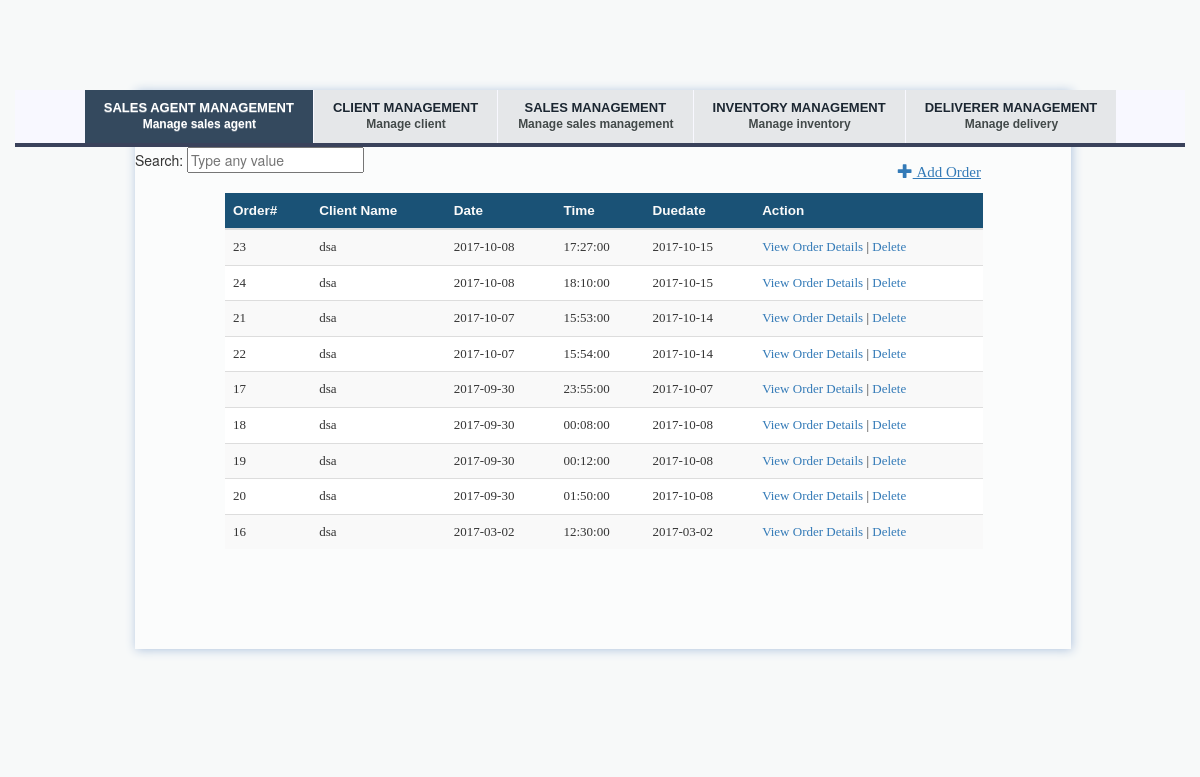
Page /index.php/knoxville/viewOrders on the committed database.
### tables this page shows
CREATE TABLE `client_order` (
  `orderID` int(11) NOT NULL,
  `date` date NOT NULL,
  `time` time NOT NULL,
  `due` date NOT NULL,
  `userID` varchar(20) NOT NULL,
  `clientID` int(11) NOT NULL
);

CREATE TABLE `client` (
  `clientID` int(11) NOT NULL,
  `client_name` varchar(50) NOT NULL,
  `address` varchar(50) NOT NULL,
  `contact_no` varchar(11) NOT NULL
);

### application/controllers/knoxville.php (called while the page is built, shortened)
<?php
class Knoxville extends CI_Controller {
    public function __construct(){
        $this->load->model('client_model','Client');
        $this->load->model('sales_agent_model','SalesAgent');
		$this->load->model('order_model','Order');
		$this->load->model('item_model','Item');
		$this->load->model('transaction_model','Transaction');
		$this->load->model('deliverer_model','Deliverer');
		$this->load->model('shipment_model','Shipment');
		$this->load->model('shipment_status_model','ShipStatus');
    }
	public function viewOrders(){
        $result_array = $this->Order->read();
        $data['orders'] = $result_array;
		$result_array = $this->Client->read();
		$data['clients'] = $result_array;
		$header_data['title'] = "View Sales";
		$this->load->view('include/header',$header_data);
        $this->load->view('order_view',$data);
    }
}

### index.php (called while the page is built, shortened)
<?php
require_once BASEPATH.'core/CodeIgniter.php';

### application/models/order_model.php (called while the page is built, shortened)
<?php
class Order_model extends CI_Model {
    private $table = 'client_order';
    function read($condition=null){
        $this->db->select('*');
        $this->db->from($this->table);
        $this->db->order_by('date','desc');
        $query = $this->db->get();
        if($query->num_rows()>0)
            return $query->result_array();
        else
            return false;
    }
}
?>

### application/models/client_model.php (called while the page is built, shortened)
<?php
class Client_model extends CI_Model {
    private $table = 'client';
    function read($condition=null){
        $this->db->select('*');
        $this->db->from($this->table);
        $query = $this->db->get();
        if($query->num_rows()>0)
            return $query->result_array();
        else
            return false;
    }
}
?>

### application/views/order_view.php (the view, shortened to what this page needs)
<!DOCTYPE html>
<div class="tab-content">
<a href="<?php echo base_url('knoxville/addOrder')?>" class="addLink"><span class="glyphicon glyphicon-plus"></span>&nbsp;Add Order</a>
Search: <input type="text" id="myInput" onkeyup="myFunction()" placeholder="Type any value" title="Type ANY value">
    </form><div class="table-responsive table">
    <table class="table table-striped" id="myTable">
        <thead>
            <tr id="trHead">
				<th>Order#</th>
                <th>Client Name</th>
                <th>Date</th>
                <th>Time</th>
                <th>Duedate</th>
                <th>Action</th>
            </tr>
        </thead>
        <tbody>
            <?php
                foreach($orders as $c){
                    echo "<tr><td>".$c['orderID']."<td>";
					foreach($clients as $i)
					{
						if ($c['clientID'] == $i['clientID'])
						echo $i['client_name'];
					}
					echo "</td><td>".$c['date']."</td><td>".$c['time']."</td><td>".$c['due']
                    .'</td><td><a href="'.base_url('knoxville/viewTransaction/'.$c['orderID'].'').'">View Order Details</a> | <a onclick="confirmDelete('.$c['orderID'].')">Delete</a></td></tr>';
					}
            ?>
        </tbody>
    </table>
</div>
</body>
</html>

### application/views/include/header.php (shortened to what this page needs)
<html>
<head>
	<link href="<?php echo base_url('bootstrap/css/bootstrap.css'); ?>" rel="stylesheet" type="text/css" />
	<link href="<?php echo base_url('bootstrap/css/bootstrap-theme.css'); ?>" rel="stylesheet" type="text/css" />
	<link href="<?php echo base_url('assets/css/MyCSS.css'); ?>" rel="stylesheet" type="text/css" />
</head>
<body>
<div class="container">
    <div class="tabbable">
        <div class="row">
            <ul class="nav nav-tabs">
               <ul class="nav navbar-nav">
					<li><a href="<?php echo base_url('knoxville/viewSalesAgents')?>" class="navigation active">SALES AGENT MANAGEMENT<p class="active">Manage sales agent</p></a></li>
					<li><a href="<?php echo base_url('knoxville/viewClients')?>" class="navigation">CLIENT MANAGEMENT<p>Manage client</p></a></li>
					<li><a href="<?php echo base_url('knoxville/viewOrders')?>" class="navigation">SALES MANAGEMENT<p>Manage sales management</p></a></li>
					<li><a href="<?php echo base_url('knoxville/viewItems')?>" class="navigation">INVENTORY MANAGEMENT<p>Manage inventory</p></a></li>
					<li><a href="<?php echo base_url('knoxville/viewDeliverer')?>" class="navigation">DELIVERER MANAGEMENT<p>Manage delivery</p></a></li>
				</ul>
            </ul>

### assets/css/MyCSS.css (style rules this page uses)
body { background-color: #F7F9F9; }
.tab-content { margin-left: 120px; width: 80%; background-color: #FBFCFC; box-shadow: 1px 1px 10px #B0C4DE; }
.table { margin: 5px 45px 100px; width:90%; }
tr#trHead { font-family: sans-serif; font-weight: bold; font-size: 13.5px; color:#FAFAFA; background-color: #1A5276; }
tbody { font-family: verdana; font-size: 13px; }
.addLink { text-decoration: underline; font-family: verdana; font-size: 15px; margin: 15px 90px 5px; float: right; }
.tabbable { margin: 90px 0px; }
.nav-tabs { float:left; width:100%; background:#F8F8FF; border-bottom:4px solid #3a425b; overflow:hidden; position:relative; }
.nav-tabs ul { clear:left; float:left; list-style:none; margin:0; padding:0; position:relative; left:50%; text-align:center; }
.nav-tabs ul li { display:block; float:left; list-style:none; margin:0; padding:0; position:relative; right:50%; }
.nav-tabs ul li a { font-family: sans-serif; font-weight: bold; font-size: 13px; display:block; margin:0 0 0 1px; padding:10px 19px; background: #E5E7E9; color:#1B2631; text-decoration:none; line-height:1.3em; }
.nav-tabs ul li a p { font-family: sans-serif; font-size: 12px; display:block; margin:0 0 0 1px; background: #E5E7E9; color:#424949; text-decoration:none; line-height:1.3em; }
.nav-tabs ul li a.active, .nav-tabs ul li p.active { background:#34495E; color:#fff; }

### rows in the picture
client_order: orderID "23", date "2017-10-08", time "17:27:00", due "2017-10-15"
client: client_name "dsa"
client_order: orderID "24", date "2017-10-08", time "18:10:00", due "2017-10-15"
client_order: orderID "21", date "2017-10-07", time "15:53:00", due "2017-10-14"
client_order: orderID "22", date "2017-10-07", time "15:54:00", due "2017-10-14"
client_order: orderID "17", date "2017-09-30", time "23:55:00", due "2017-10-07"
client_order: orderID "18", date "2017-09-30", time "00:08:00", due "2017-10-08"
client_order: orderID "19", date "2017-09-30", time "00:12:00", due "2017-10-08"
client_order: orderID "20", date "2017-09-30", time "01:50:00", due "2017-10-08"
client_order: orderID "16", date "2017-03-02", time "12:30:00", due "2017-03-02"
